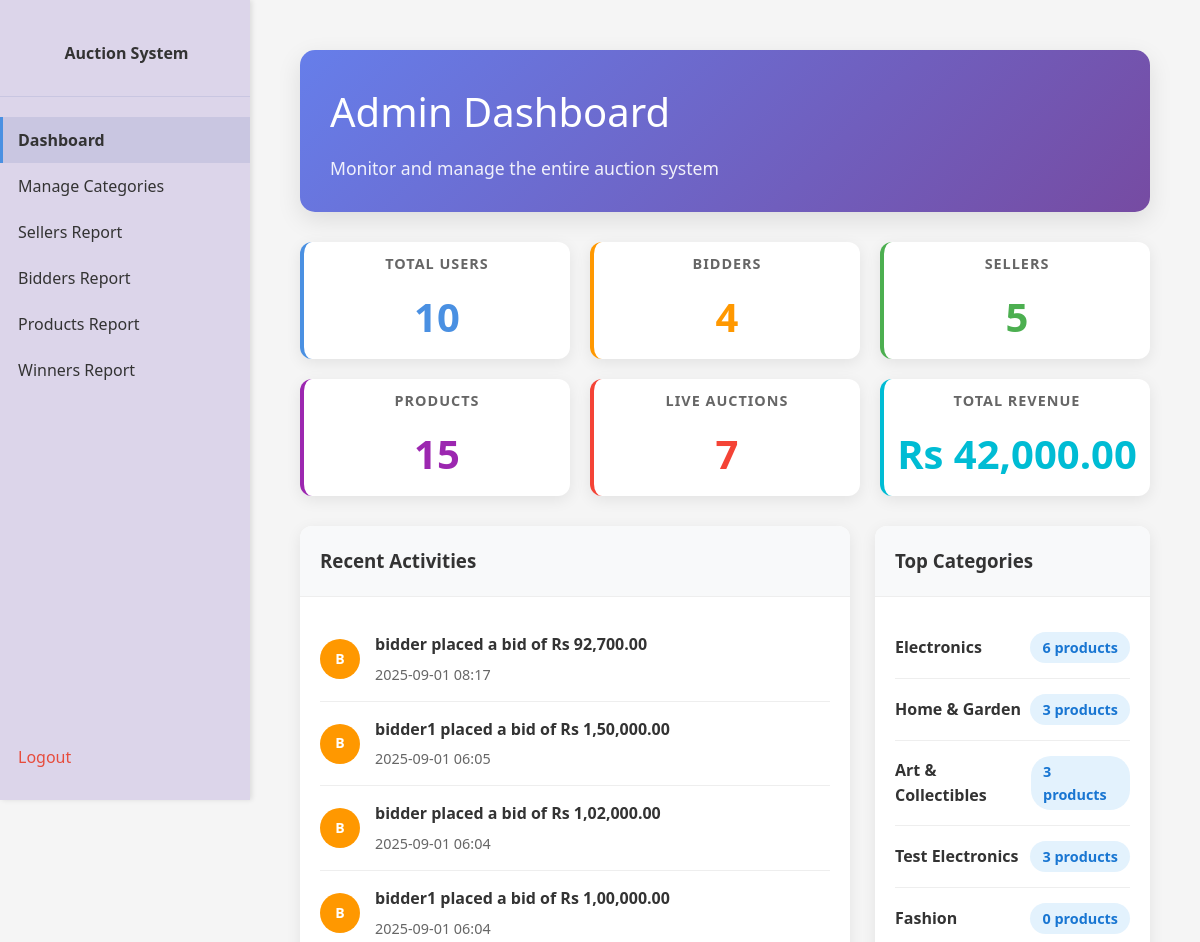
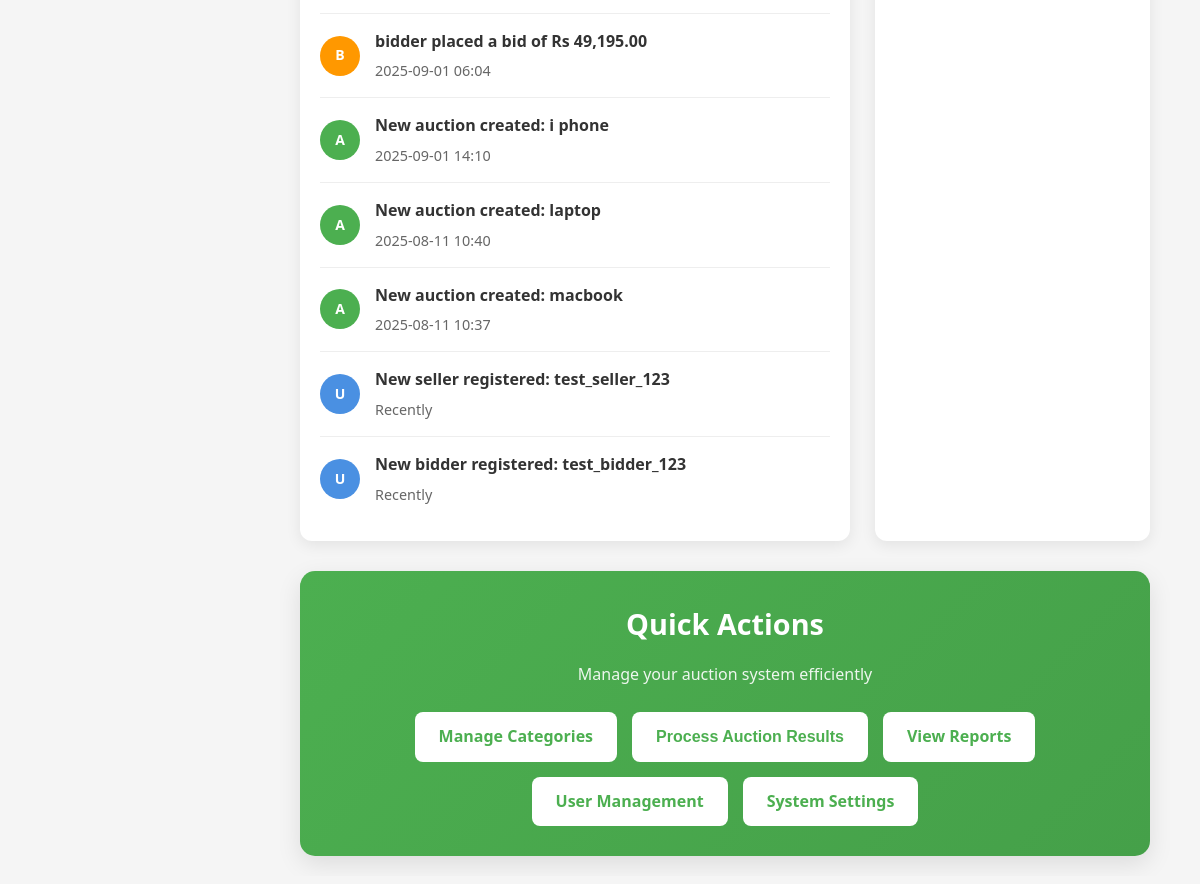
The app's page /admin/dashboard (signed in), older data (2 pictures, top to bottom).
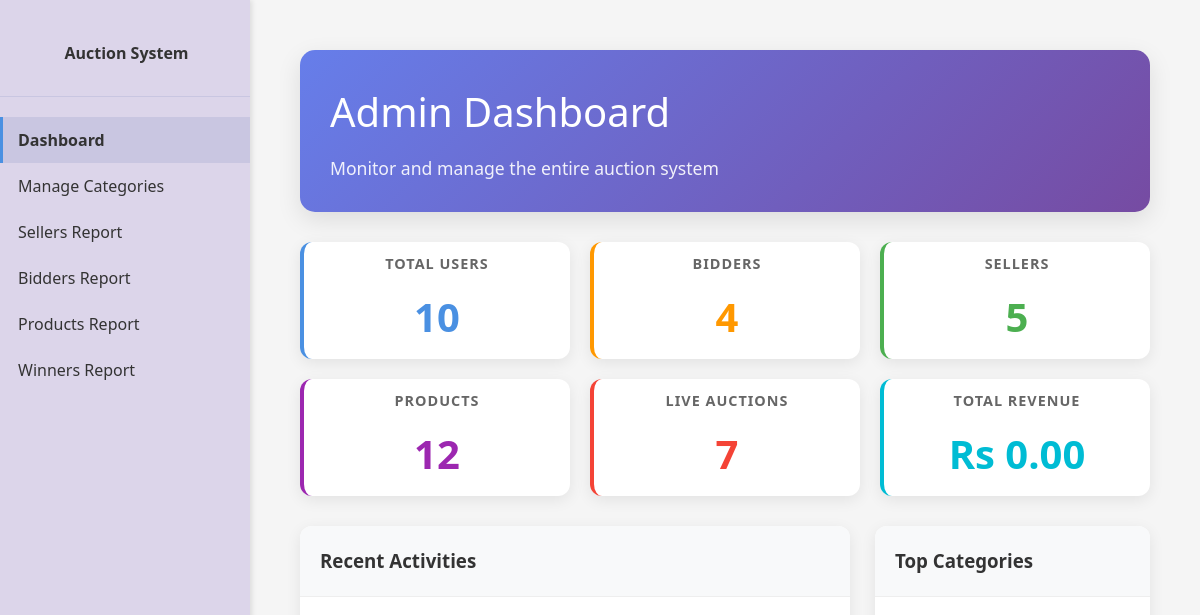
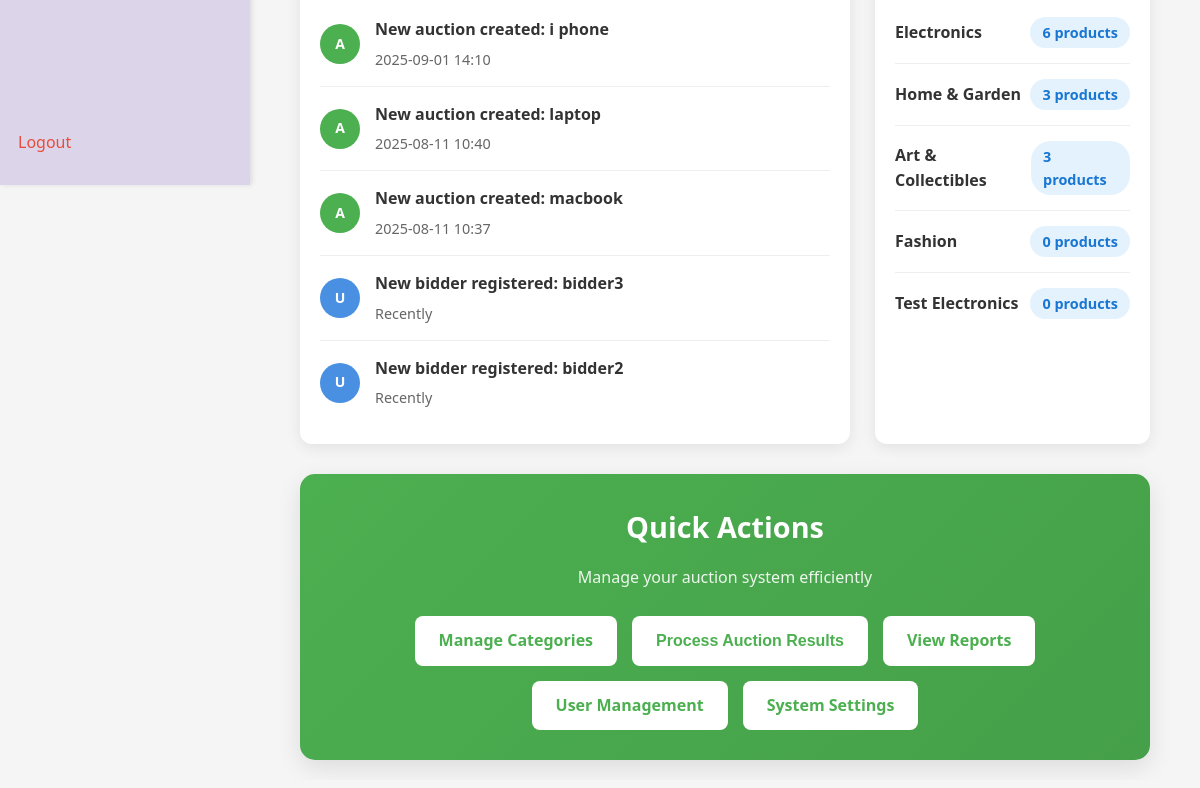
The same page, newer data (2 pictures, top to bottom).
### app/models.py (models this page shows, shortened)
class Bid(db.Model):
    __tablename__ = 'bids'
    id = db.Column(db.Integer, primary_key=True)
    auction_id = db.Column(db.Integer, db.ForeignKey('auctions.id'), nullable=False)
    bidder_id = db.Column(db.Integer, db.ForeignKey('users.id'), nullable=False)
    bid_amount = db.Column(db.Float, nullable=False)
    bid_time = db.Column(db.DateTime, default=datetime.now)

class User(db.Model):
    __tablename__ = 'users'
    id = db.Column(db.Integer, primary_key=True)
    username = db.Column(db.String(80), unique=True, nullable=False)
    email = db.Column(db.String(120), unique=True, nullable=False)
    password_hash = db.Column(db.String(256), nullable=False)
    role = db.Column(db.String(20), nullable=False)  # 'bidder' or 'seller'
    status = db.Column(db.String(20), nullable=False, default='pending')  # 'pending', 'accepted', 'rejected'
    created_at = db.Column(db.DateTime, default=datetime.now)
    products = db.relationship('Product', backref='seller', lazy=True)
    bids = db.relationship('Bid', backref='bidder', lazy=True)
    won_auctions = db.relationship('AuctionResult', backref='winner', lazy=True)
    search_history = db.relationship('SearchHistory', backref='user', lazy=True)

class Auction(db.Model):
    __tablename__ = 'auctions'
    id = db.Column(db.Integer, primary_key=True)
    product_id = db.Column(db.Integer, db.ForeignKey('products.id'), nullable=False)
    start_date = db.Column(db.DateTime, nullable=False)
    end_date = db.Column(db.DateTime, nullable=False)
    type = db.Column(db.String(20), nullable=False, default='auction')  # auction, buy_now, etc.
    created_at = db.Column(db.DateTime, default=datetime.utcnow)
    bids = db.relationship('Bid', backref='auction', lazy=True)
    result = db.relationship('AuctionResult', backref='auction', uselist=False, lazy=True)
    @property
    def status(self):
        now = datetime.now()  # Use local time instead of UTC
        if now < self.start_date:
            return 'upcoming'
        elif now >= self.start_date and now < self.end_date:
            return 'live'
        else:
            return 'ended'

class Product(db.Model):
    __tablename__ = 'products'
    id = db.Column(db.Integer, primary_key=True)
    name = db.Column(db.String(200), nullable=False)
    starting_bid = db.Column(db.Float, nullable=False)
    reserve_price = db.Column(db.Float, nullable=True)
    description = db.Column(db.Text, nullable=True)
    keywords = db.Column(db.String(255), nullable=True)
    minimum_interval = db.Column(db.Float, nullable=False, default=1.0)  # Minimum bid increment
    category_id = db.Column(db.Integer, db.ForeignKey('categories.id'), nullable=False)
    subcategory_id = db.Column(db.Integer, db.ForeignKey('subcategories.id'), nullable=False)
    seller_id = db.Column(db.Integer, db.ForeignKey('users.id'), nullable=False)
    image_url = db.Column(db.String(255), nullable=True)  # Store the path to the uploaded image
    created_at = db.Column(db.DateTime, default=datetime.now)
    auctions = db.relationship('Auction', backref='product', lazy=True)

class Category(db.Model):
    __tablename__ = 'categories'
    id = db.Column(db.Integer, primary_key=True)
    name = db.Column(db.String(100), nullable=False, unique=True)
    subcategories = db.relationship('Subcategory', backref='category', lazy=True)
    products = db.relationship('Product', backref='category', lazy=True)

### app/admin.py (the view)
@admin.route('/admin/dashboard')
@login_required
@role_required('admin')
def admin_dashboard():
    total_users = User.query.count()
    total_bidders = User.query.filter_by(role='bidder').count()
    total_sellers = User.query.filter_by(role='seller').count()
    total_products = Product.query.count()
    total_categories = Category.query.count()
    total_subcategories = Subcategory.query.count()
    all_auctions = Auction.query.all()
    live_auctions = [a for a in all_auctions if a.status == 'live']
    upcoming_auctions = [a for a in all_auctions if a.status == 'upcoming']
    ended_auctions = [a for a in all_auctions if a.status == 'ended']
    total_bids = Bid.query.count()
    total_revenue = 0
    for auction in ended_auctions:
        if auction.bids:
            highest_bid = max(auction.bids, key=lambda x: x.bid_amount)
            total_revenue += highest_bid.bid_amount
    recent_users = User.query.order_by(User.id.desc()).limit(5).all()
    recent_auctions = Auction.query.order_by(Auction.created_at.desc()).limit(5).all()
    recent_bids = Bid.query.order_by(Bid.bid_time.desc()).limit(10).all()
    category_stats = []
    for category in Category.query.all():
        category_products = Product.query.filter_by(category_id=category.id).count()
        category_stats.append({
            'name': category.name,
            'products': category_products
        })
    category_stats.sort(key=lambda x: x['products'], reverse=True)
    top_categories = category_stats[:5]
    return render_template('admin_dashboard.html',
                         total_users=total_users,
                         total_bidders=total_bidders,
                         total_sellers=total_sellers,
                         total_products=total_products,
                         total_categories=total_categories,
                         total_subcategories=total_subcategories,
                         live_auctions=len(live_auctions),
                         upcoming_auctions=len(upcoming_auctions),
                         ended_auctions=len(ended_auctions),
                         total_bids=total_bids,
                         total_revenue=total_revenue,
                         recent_users=recent_users,
                         recent_auctions=recent_auctions,
                         recent_bids=recent_bids,
                         top_categories=top_categories,
                         format_indian_currency=format_indian_currency)

### app/utils.py (called while the page is built)
def format_indian_currency(amount):
    if amount is None:
        return "Rs 0.00"
    amount_str = f"{amount:.2f}"
    parts = amount_str.split('.')
    integer_part = parts[0]
    decimal_part = parts[1]
    if len(integer_part) <= 3:
        formatted_integer = integer_part
    else:
        last_three = integer_part[-3:]
        remaining = integer_part[:-3]
        formatted_remaining = ""
        for i in range(len(remaining)):
            if i > 0 and i % 2 == 0:
                formatted_remaining = "," + formatted_remaining
            formatted_remaining = remaining[-(i+1)] + formatted_remaining
        formatted_integer = formatted_remaining + "," + last_three
    return f"Rs {formatted_integer}.{decimal_part}"

def login_required(f):
    @wraps(f)
    def decorated_function(*args, **kwargs):
        if 'user_id' not in session:
            return redirect(url_for('main.home'))
        return f(*args, **kwargs)
    return decorated_function

### app/templates/admin_dashboard.html (shortened to what the changed rows need)
<!DOCTYPE html>
<html>
<head>
    <link rel="stylesheet" href="{{ url_for('static', filename='style.css') }}">
</head>
<body>
    <div class="content">
        <div class="dashboard-container">
            <div class="welcome-section">
                <h1>Admin Dashboard</h1>
            </div>
            <div class="stats-grid">
                <div class="stat-card products">
                    <h3>Products</h3>
                    <p class="stat-number">{{ total_products }}</p>
                </div>
                <div class="stat-card revenue">
                    <h3>Total Revenue</h3>
                    <p class="stat-number">{{ format_indian_currency(total_revenue) }}</p>
                </div>
            </div>
            <div class="dashboard-sections">
                <div class="main-section">
                    <div class="section-content">
                        {% if recent_bids or recent_auctions or recent_users %}
                            {% for bid in recent_bids[:5] %}
                            <div class="activity-item">
                                <div class="activity-icon bid">B</div>
                                <div class="activity-details">
                                    <div class="activity-title">{{ bid.bidder.username }} placed a bid of {{ format_indian_currency(bid.bid_amount) }}</div>
                                    <div class="activity-time">{{ bid.bid_time.strftime('%Y-%m-%d %H:%M') }}</div>
                                </div>
                            </div>
                            {% endfor %}
                            {% for auction in recent_auctions[:3] %}
                            <div class="activity-item">
                                <div class="activity-icon auction">A</div>
                                <div class="activity-details">
                                    <div class="activity-title">New auction created: {{ auction.product.name }}</div>
                                    <div class="activity-time">{{ auction.created_at.strftime('%Y-%m-%d %H:%M') }}</div>
                                </div>
                            </div>
                            {% endfor %}
                            {% for user in recent_users[:2] %}
                            <div class="activity-item">
                                <div class="activity-icon user">U</div>
                                <div class="activity-details">
                                    <div class="activity-title">New {{ user.role }} registered: {{ user.username }}</div>
                                    <div class="activity-time">Recently</div>
                                </div>
                            </div>
                            {% endfor %}
                        {% else %}
                            <div class="empty-state">
                                <h3>No Recent Activities</h3>
                                <p>No recent activities to display.</p>
                            </div>
                        {% endif %}
                    </div>
                </div>
                <div class="main-section">
                    <div class="section-content">
                        {% if top_categories %}
                            {% for category in top_categories %}
                            <div class="category-item">
                                <span class="category-name">{{ category.name }}</span>
                                <span class="category-count">{{ category.products }} products</span>
                            </div>
                            {% endfor %}
                        {% else %}
                            <div class="empty-state">
                                <h3>No Categories</h3>
                                <p>No categories found.</p>
                            </div>
                        {% endif %}
                    </div>
                </div>
            </div>
            <div class="quick-actions">
                <h2>Quick Actions</h2>
            </div>
        </div>
    </div>
</body>
</html>

Row changes from the older to the newer data that the page shows:
removed Bid: bidder.username "bidder", bid_amount "Rs 92,700.00", bid_time "2025-09-01 08:17"
removed Bid: bidder.username "bidder1", bid_amount "Rs 1,50,000.00", bid_time "2025-09-01 06:05"
removed Bid: bidder.username "bidder", bid_amount "Rs 1,02,000.00", bid_time "2025-09-01 06:04"
removed Bid: bidder.username "bidder1", bid_amount "Rs 1,00,000.00", bid_time "2025-09-01 06:04"
removed Bid: bidder.username "bidder", bid_amount "Rs 49,195.00", bid_time "2025-09-01 06:04"
no longer on this page (row unchanged): User: role "seller", username "test_seller_123"
removed User: role "bidder", username "test_bidder_123"
added User: role "bidder", username "bidder3"
added User: role "bidder", username "bidder2"
shown differently, row unchanged: Category "Fashion": moves up the list
computed for Category "Test Electronics": products "3" → "0"
Text that changed along with them:
{{ total_products }}: "15" → "12"
text no longer shown: "Rs 42,000.00"
text now shown: "Rs 0.00"
